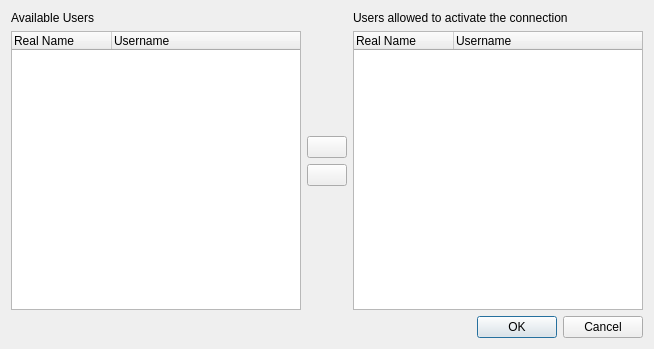
<?xml version="1.0" encoding="UTF-8"?>
<ui version="4.0">
 <class>AdvancedPermissions</class>
 <widget class="QDialog" name="AdvancedPermissions">
  <property name="geometry">
   <rect>
    <x>0</x>
    <y>0</y>
    <width>654</width>
    <height>349</height>
   </rect>
  </property>
  <property name="sizePolicy">
   <sizepolicy hsizetype="MinimumExpanding" vsizetype="MinimumExpanding">
    <horstretch>0</horstretch>
    <verstretch>0</verstretch>
   </sizepolicy>
  </property>
  <property name="minimumSize">
   <size>
    <width>0</width>
    <height>0</height>
   </size>
  </property>
  <layout class="QVBoxLayout" name="verticalLayout_4">
   <item>
    <layout class="QHBoxLayout" name="horizontalLayout">
     <item>
      <layout class="QVBoxLayout" name="verticalLayout">
       <item>
        <widget class="QLabel" name="label">
         <property name="text">
          <string>Available Users</string>
         </property>
        </widget>
       </item>
       <item>
        <widget class="QTreeWidget" name="availUsers">
         <property name="sizePolicy">
          <sizepolicy hsizetype="MinimumExpanding" vsizetype="Expanding">
           <horstretch>0</horstretch>
           <verstretch>0</verstretch>
          </sizepolicy>
         </property>
         <property name="minimumSize">
          <size>
           <width>100</width>
           <height>80</height>
          </size>
         </property>
         <property name="editTriggers">
          <set>QAbstractItemView::NoEditTriggers</set>
         </property>
         <property name="showDropIndicator" stdset="0">
          <bool>false</bool>
         </property>
         <property name="alternatingRowColors">
          <bool>true</bool>
         </property>
         <property name="selectionMode">
          <enum>QAbstractItemView::ExtendedSelection</enum>
         </property>
         <property name="rootIsDecorated">
          <bool>false</bool>
         </property>
         <property name="uniformRowHeights">
          <bool>true</bool>
         </property>
         <property name="itemsExpandable">
          <bool>false</bool>
         </property>
         <property name="allColumnsShowFocus">
          <bool>true</bool>
         </property>
         <property name="columnCount">
          <number>2</number>
         </property>
         <attribute name="headerDefaultSectionSize">
          <number>100</number>
         </attribute>
         <column>
          <property name="text">
           <string>Real Name</string>
          </property>
         </column>
         <column>
          <property name="text">
           <string comment="like in Username for athentication">Username</string>
          </property>
         </column>
        </widget>
       </item>
      </layout>
     </item>
     <item>
      <layout class="QVBoxLayout" name="verticalLayout_3">
       <item>
        <spacer name="verticalSpacer">
         <property name="orientation">
          <enum>Qt::Vertical</enum>
         </property>
         <property name="sizeHint" stdset="0">
          <size>
           <width>20</width>
           <height>0</height>
          </size>
         </property>
        </spacer>
       </item>
       <item>
        <widget class="QPushButton" name="arrowRight">
         <property name="sizePolicy">
          <sizepolicy hsizetype="Fixed" vsizetype="Fixed">
           <horstretch>0</horstretch>
           <verstretch>0</verstretch>
          </sizepolicy>
         </property>
         <property name="icon">
          <iconset theme="arrow-right">
           <normaloff/>
          </iconset>
         </property>
        </widget>
       </item>
       <item>
        <widget class="QPushButton" name="arrowLeft">
         <property name="sizePolicy">
          <sizepolicy hsizetype="Fixed" vsizetype="Fixed">
           <horstretch>0</horstretch>
           <verstretch>0</verstretch>
          </sizepolicy>
         </property>
         <property name="icon">
          <iconset theme="arrow-left">
           <normaloff/>
          </iconset>
         </property>
        </widget>
       </item>
       <item>
        <spacer name="verticalSpacer_2">
         <property name="orientation">
          <enum>Qt::Vertical</enum>
         </property>
         <property name="sizeHint" stdset="0">
          <size>
           <width>20</width>
           <height>0</height>
          </size>
         </property>
        </spacer>
       </item>
      </layout>
     </item>
     <item>
      <layout class="QVBoxLayout" name="verticalLayout_2">
       <item>
        <widget class="QLabel" name="label_2">
         <property name="text">
          <string>Users allowed to activate the connection</string>
         </property>
         <property name="wordWrap">
          <bool>true</bool>
         </property>
        </widget>
       </item>
       <item>
        <widget class="QTreeWidget" name="currentUsers">
         <property name="sizePolicy">
          <sizepolicy hsizetype="MinimumExpanding" vsizetype="Expanding">
           <horstretch>0</horstretch>
           <verstretch>0</verstretch>
          </sizepolicy>
         </property>
         <property name="minimumSize">
          <size>
           <width>100</width>
           <height>80</height>
          </size>
         </property>
         <property name="editTriggers">
          <set>QAbstractItemView::NoEditTriggers</set>
         </property>
         <property name="showDropIndicator" stdset="0">
          <bool>false</bool>
         </property>
         <property name="alternatingRowColors">
          <bool>true</bool>
         </property>
         <property name="selectionMode">
          <enum>QAbstractItemView::ExtendedSelection</enum>
         </property>
         <property name="rootIsDecorated">
          <bool>false</bool>
         </property>
         <property name="uniformRowHeights">
          <bool>true</bool>
         </property>
         <property name="itemsExpandable">
          <bool>false</bool>
         </property>
         <property name="allColumnsShowFocus">
          <bool>true</bool>
         </property>
         <property name="columnCount">
          <number>2</number>
         </property>
         <attribute name="headerDefaultSectionSize">
          <number>100</number>
         </attribute>
         <column>
          <property name="text">
           <string>Real Name</string>
          </property>
         </column>
         <column>
          <property name="text">
           <string comment="like in Username for athentication">Username</string>
          </property>
         </column>
        </widget>
       </item>
      </layout>
     </item>
    </layout>
   </item>
   <item>
    <widget class="QDialogButtonBox" name="buttonBox">
     <property name="standardButtons">
      <set>QDialogButtonBox::Cancel|QDialogButtonBox::Ok</set>
     </property>
    </widget>
   </item>
  </layout>
 </widget>
 <resources/>
 <connections>
  <connection>
   <sender>buttonBox</sender>
   <signal>accepted()</signal>
   <receiver>AdvancedPermissions</receiver>
   <slot>accept()</slot>
   <hints>
    <hint type="sourcelabel">
     <x>433</x>
     <y>330</y>
    </hint>
    <hint type="destinationlabel">
     <x>267</x>
     <y>0</y>
    </hint>
   </hints>
  </connection>
  <connection>
   <sender>buttonBox</sender>
   <signal>rejected()</signal>
   <receiver>AdvancedPermissions</receiver>
   <slot>reject()</slot>
   <hints>
    <hint type="sourcelabel">
     <x>342</x>
     <y>329</y>
    </hint>
    <hint type="destinationlabel">
     <x>299</x>
     <y>-6</y>
    </hint>
   </hints>
  </connection>
 </connections>
</ui>
